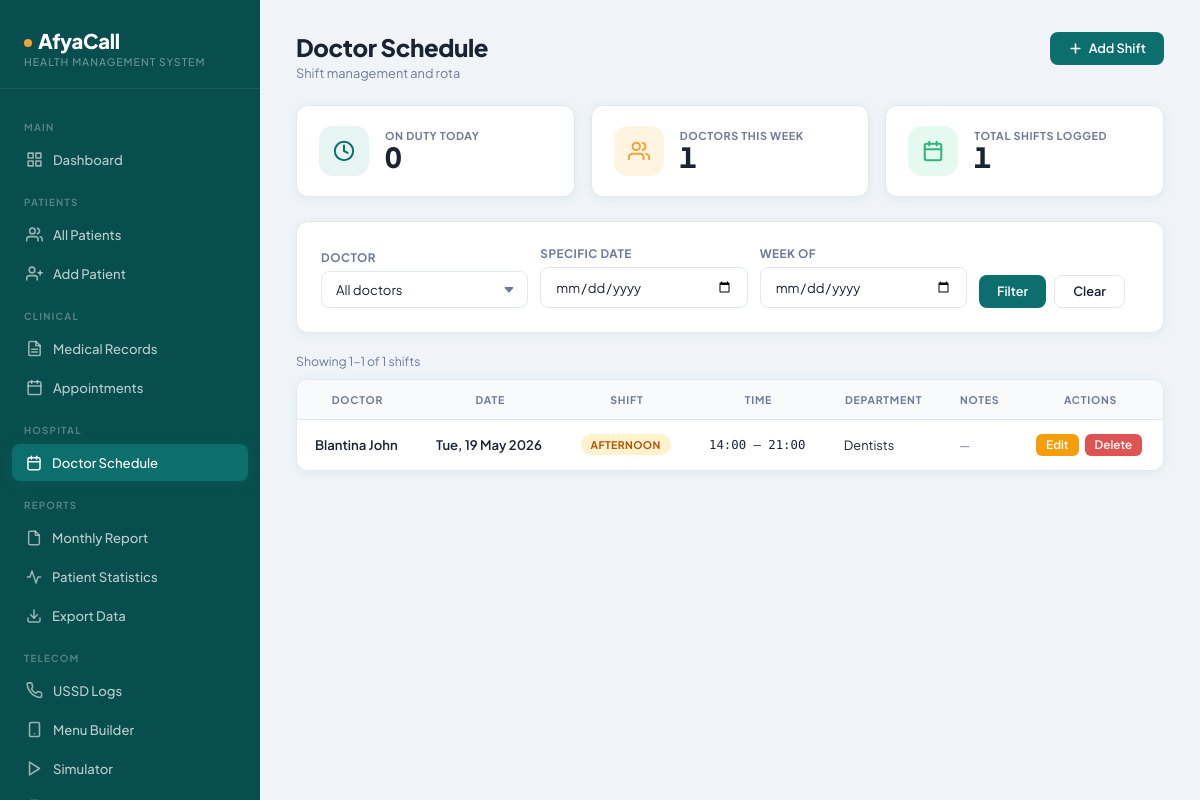
Screenshot of /scheduling/view_schedule.php (signed in) with the database file from the repository.
### tables this page shows
CREATE TABLE `doctor_shifts` (
  `id` int unsigned NOT NULL AUTO_INCREMENT,
  `doctor_id` int unsigned NOT NULL,
  `shift_date` date NOT NULL,
  `shift_type` enum('morning','afternoon','night','custom') NOT NULL DEFAULT 'morning',
  `shift_start` time NOT NULL DEFAULT '07:00:00',
  `shift_end` time NOT NULL DEFAULT '14:00:00',
  `department` varchar(100) NOT NULL DEFAULT '',
  `notes` text,
  `created_by` int unsigned NOT NULL DEFAULT '0',
  `created_at` datetime NOT NULL DEFAULT CURRENT_TIMESTAMP,
  PRIMARY KEY (`id`),
  UNIQUE KEY `uq_doctor_date_type` (`doctor_id`,`shift_date`,`shift_type`),
  KEY `idx_doctor` (`doctor_id`),
  KEY `idx_shift_date` (`shift_date`),
  KEY `idx_dept` (`department`(20))
);

### config/session.php (called while the page is built, shortened)
<?php
function has_role(array $roles): bool {
    $role = strtolower($_SESSION['admin_role'] ?? '');
    return in_array($role, array_map('strtolower', $roles));
}

### scheduling/view_schedule.php (the view, shortened to what this page needs)
<?php
include("../config/session.php");
include("../config/database.php");
$filter_doctor = intval($_GET['doctor'] ?? 0);
$filter_date   = $_GET['date'] ?? '';
$filter_week   = $_GET['week'] ?? '';
$where = [];
$where_sql = $where ? 'WHERE ' . implode(' AND ', $where) : '';
$per_page    = 20;
$page        = max(1, intval($_GET['page'] ?? 1));
$offset      = ($page - 1) * $per_page;
$total       = mysqli_fetch_assoc(mysqli_query($conn, "SELECT COUNT(*) AS t FROM doctor_shifts ds $where_sql"))['t'] ?? 0;
$shifts = mysqli_query($conn, "
    SELECT ds.*,
           a.full_name AS doctor_name
    FROM doctor_shifts ds
    INNER JOIN admins a ON ds.doctor_id = a.id
    $where_sql
    ORDER BY ds.shift_date DESC, ds.shift_start ASC
    LIMIT $per_page OFFSET $offset
");
$today       = date('Y-m-d');
$on_duty     = mysqli_fetch_assoc(mysqli_query($conn, "SELECT COUNT(*) AS t FROM doctor_shifts WHERE shift_date='$today'"))['t'] ?? 0;
$this_week   = mysqli_fetch_assoc(mysqli_query($conn, "SELECT COUNT(DISTINCT doctor_id) AS t FROM doctor_shifts WHERE YEARWEEK(shift_date,1)=YEARWEEK(CURDATE(),1)"))['t'] ?? 0;
$total_shifts= mysqli_fetch_assoc(mysqli_query($conn, "SELECT COUNT(*) AS t FROM doctor_shifts"))['t'] ?? 0;
function shift_badge(string $type): string {
    return match($type) {
        'morning'   => '<span class="badge badge-success">Morning</span>',
        'afternoon' => '<span class="badge badge-warning">Afternoon</span>',
        'night'     => '<span class="badge badge-primary">Night</span>',
        default     => '<span class="badge">' . htmlspecialchars($type) . '</span>',
    };
}
?>
<?php include("../includes/header.php"); ?>
<div class="app-wrapper">
    <?php include("../includes/sidebar.php"); ?>
    <main class="main-content">
        <div class="page-header">
            <div>
                <div class="page-title">Doctor Schedule</div>
                <div class="page-subtitle">Shift management and rota</div>
            </div>
            <?php if(has_role(['admin'])): ?>
            <a href="add_shift.php" class="btn btn-primary">
                <svg width="15" height="15" viewBox="0 0 24 24" fill="none" stroke="currentColor" stroke-width="2.5" stroke-linecap="round" stroke-linejoin="round"><line x1="12" y1="5" x2="12" y2="19"/><line x1="5" y1="12" x2="19" y2="12"/></svg>
                Add Shift
            </a>
            <?php endif; ?>
        </div>
        <div class="stats-grid" style="grid-template-columns:repeat(3,1fr);margin-bottom:24px;">
            <div class="stat-card">
                <div class="stat-icon teal">
                    <svg width="22" height="22" viewBox="0 0 24 24" fill="none" stroke="currentColor" stroke-width="2.2" stroke-linecap="round" stroke-linejoin="round"><circle cx="12" cy="12" r="10"/><polyline points="12 6 12 12 16 14"/></svg>
                </div>
                <div>
                    <div class="stat-label">On Duty Today</div>
                    <div class="stat-value"><?php echo $on_duty; ?></div>
                </div>
            </div>
            <div class="stat-card">
                <div class="stat-icon amber">
                    <svg width="22" height="22" viewBox="0 0 24 24" fill="none" stroke="currentColor" stroke-width="2.2" stroke-linecap="round" stroke-linejoin="round"><path d="M17 21v-2a4 4 0 0 0-4-4H5a4 4 0 0 0-4 4v2"/><circle cx="9" cy="7" r="4"/><path d="M23 21v-2a4 4 0 0 0-3-3.87"/><path d="M16 3.13a4 4 0 0 1 0 7.75"/></svg>
                </div>
                <div>
                    <div class="stat-label">Doctors This Week</div>
                    <div class="stat-value"><?php echo $this_week; ?></div>
                </div>
            </div>
            <div class="stat-card">
                <div class="stat-icon green">
                    <svg width="22" height="22" viewBox="0 0 24 24" fill="none" stroke="currentColor" stroke-width="2.2" stroke-linecap="round" stroke-linejoin="round"><rect x="3" y="4" width="18" height="18" rx="2" ry="2"/><line x1="16" y1="2" x2="16" y2="6"/><line x1="8" y1="2" x2="8" y2="6"/><line x1="3" y1="10" x2="21" y2="10"/></svg>
                </div>
                <div>
                    <div class="stat-label">Total Shifts Logged</div>
                    <div class="stat-value"><?php echo number_format($total_shifts); ?></div>
                </div>
            </div>
        </div>
        <div class="card card-body" style="margin-bottom:20px;">
            <form method="GET" class="filter-row">
                <div class="filter-group">
                    <label class="form-label">Doctor</label>
                    <select name="doctor" class="form-control">
                        <option value="">All doctors</option>
                    </select>
                </div>
                <div class="filter-group">
                    <label class="form-label">Specific Date</label>
                    <input type="date" name="date" class="form-control" value="<?php echo htmlspecialchars($filter_date); ?>">
                </div>
                <div class="filter-group">
                    <label class="form-label">Week of</label>
                    <input type="date" name="week" class="form-control" value="<?php echo htmlspecialchars($filter_week); ?>">
                </div>
                <div class="filter-group filter-actions">
                    <label class="form-label">&nbsp;</label>
                    <div style="display:flex;gap:8px;">
                        <button type="submit" class="btn btn-primary">Filter</button>
                        <a href="view_schedule.php" class="btn btn-outline">Clear</a>
                    </div>
                </div>
            </form>
        </div>
        <?php if($total > 0): ?>
        <div style="font-size:.82rem;color:var(--text-muted);margin-bottom:10px;">
            Showing <?php echo number_format(min($offset+1,$total)); ?>–<?php echo number_format(min($offset+$per_page,$total)); ?> of <?php echo number_format($total); ?> shifts
        </div>
        <?php endif; ?>
        <div class="table-wrap">
            <table class="data-table">
                <thead>
                    <tr>
                        <th>Doctor</th>
                        <th>Date</th>
                        <th>Shift</th>
                        <th>Time</th>
                        <th>Department</th>
                        <th>Notes</th>
                        <?php if(has_role(['admin'])): ?><th>Actions</th><?php endif; ?>
                    </tr>
                </thead>
                <tbody>
                <?php if(!$shifts || mysqli_num_rows($shifts) == 0): ?>
                    <tr><td colspan="<?php echo has_role(['admin']) ? 7 : 6; ?>">
                        <div class="empty-state">
                            <svg width="40" height="40" viewBox="0 0 24 24" fill="none" stroke="currentColor" stroke-width="1.5" stroke-linecap="round" stroke-linejoin="round"><rect x="3" y="4" width="18" height="18" rx="2" ry="2"/><line x1="16" y1="2" x2="16" y2="6"/><line x1="8" y1="2" x2="8" y2="6"/><line x1="3" y1="10" x2="21" y2="10"/></svg>
                            <h3>No shifts found</h3>
                            <p><?php echo ($filter_doctor||$filter_date||$filter_week) ? 'Try adjusting your filters' : 'Add the first shift to begin scheduling'; ?></p>
                        </div>
                    </td></tr>
                <?php else: ?>
                <?php while($s = mysqli_fetch_assoc($shifts)):
                    $is_today = ($s['shift_date'] === $today);
                ?>
                    <tr style="<?php echo $is_today ? 'background:#f0f9f6;' : ''; ?>">
                        <td>
                            <div class="patient-name"><?php echo htmlspecialchars($s['doctor_name']); ?></div>
                        </td>
                        <td>
                            <div style="font-weight:600;font-size:.875rem;"><?php echo date('D, d M Y', strtotime($s['shift_date'])); ?></div>
                        </td>
                        <td><?php echo shift_badge($s['shift_type']); ?></td>
                        <td style="font-family:var(--font-mono);font-size:.82rem;">
                            <?php echo htmlspecialchars(substr($s['shift_start'],0,5)); ?> – <?php echo htmlspecialchars(substr($s['shift_end'],0,5)); ?>
                        </td>
                        <td style="font-size:.85rem;"><?php echo $s['department'] ? htmlspecialchars($s['department']) : '<span style="color:var(--text-muted);">—</span>'; ?></td>
                        <td style="font-size:.82rem;color:var(--text-muted);max-width:180px;"><?php echo $s['notes'] ? htmlspecialchars(substr($s['notes'],0,60)) : '—'; ?></td>
                        <?php if(has_role(['admin'])): ?>
                        <td>
                            <div style="display:flex;gap:6px;">
                                <a href="edit_shift.php?id=<?php echo $s['id']; ?>" class="btn btn-warning btn-sm">Edit</a>
                                <a href="delete_shift.php?id=<?php echo $s['id']; ?>" class="btn btn-danger btn-sm" onclick="return confirm('Delete this shift?')">Delete</a>
                            </div>
                        </td>
                        <?php endif; ?>
                    </tr>
                <?php endwhile; ?>
                <?php endif; ?>
                </tbody>
            </table>
        </div>
    </main>
</div>
<?php include("../includes/footer.php"); ?>

### rows the page displays
doctor_shifts: admins.full_name "Blantina John", shift_date "Tue, 19 May 2026", shift_type "AFTERNOON", shift_start "14:00", shift_end "21:00", department "Dentists"

### other values shown
$on_duty "0"
$this_week "1"
$total_shifts "1"
min($offset+1,$total) "1"
min($offset+$per_page,$total) "1"
$total "1"
